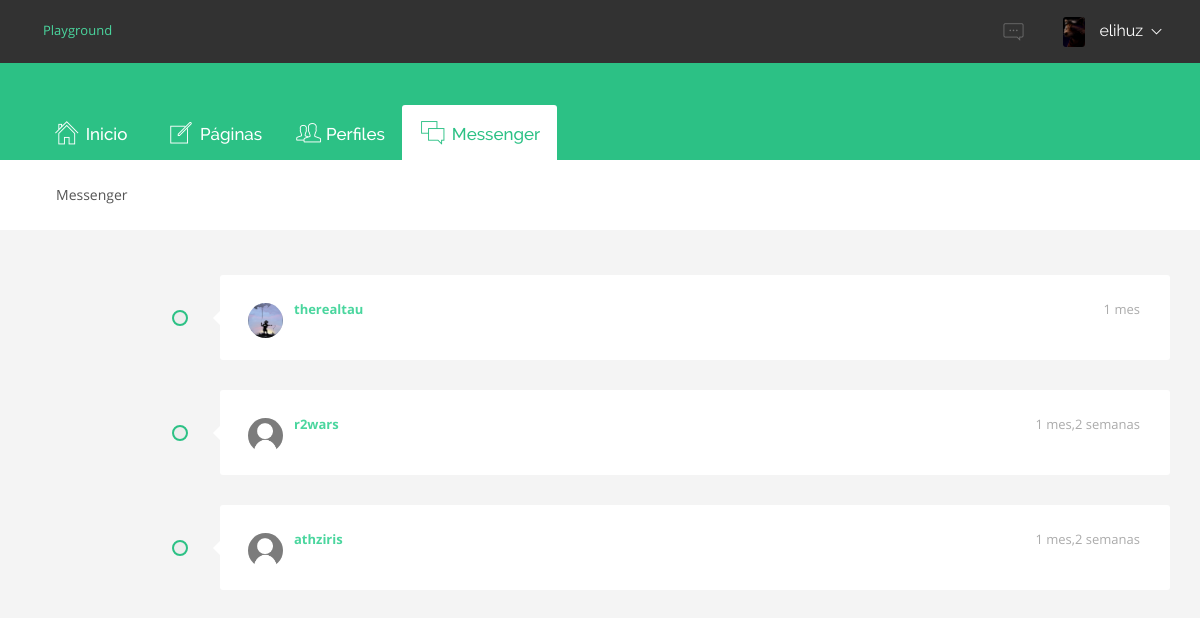
/messages (signed in), run on the app's committed database.
### registration/models.py (models this page shows)
class Profile(models.Model):
    user = models.OneToOneField(User, on_delete=models.CASCADE)
    avatar = models.ImageField(upload_to=custom_upload_to, null=True, blank=True)
    bio = models.TextField(null=True, blank=True)
    link = models.URLField(max_length=200, null=True, blank=True)
    class Meta:
        ordering = ['user__username']

### messenger/models.py (models this page shows)
class Thread(models.Model):
    users = models.ManyToManyField(User, related_name='threads')
    messages = models.ManyToManyField(Message)
    updated_at = models.DateTimeField(auto_now=True)
    objects = ThreadManager()
    class Meta:
        ordering = ['-updated_at']

class Message(models.Model):
    user = models.ForeignKey(User, on_delete=models.CASCADE)
    content = models.TextField()
    created_at = models.DateTimeField(auto_now_add=True)
    class Meta:
        ordering = ['created_at']

### messenger/views.py (the view)
# urls.py: path('messages', ThreadList.as_view(), name='messages'),
@method_decorator(login_required, name='dispatch')
class ThreadList(TemplateView):
    template_name = 'messenger/thread_list.html'

### messenger/templates/messenger/thread_list.html (shortened to what this page needs)
{% extends 'includes/index.html' %}
{% load static %}
{% block content %}
                <div class="row">
                    <div class="col-12">
                        <ul>
            {% for thread in request.user.threads.all %}
                {% if thread.messages.all|length > 0 %}
                    {% for user in thread.users.all %}
                        {% if user != request.user %}
                            <li class="timeline-item">
                                <a href="{% url 'messenger:message' thread.pk %}" rel="nofollow, noindex">
                                    <div class="timeline-content">
                                        <div class="timeline-avatar">
                                        {% if user.profile.avatar %}
                                            <img class="circle" src="{{ user.profile.avatar.url }}" alt="{{ user.username }}-avatar">
                                        {% else %}
                                            <img class="circle" src="{% static 'img/no-avatar.jpg' %}" alt="{{ user.username }}-no-avatar">
                                        {% endif %}
                                        </div>
                                        <div class="timeline-header">
                                            <span class="timeline-time">{{ thread.messages.last.created_at|timesince }}</span>
                                            <span class="timeline-autor">{{ user.username }}</span>
                                        </div>
                                    </div>
                                </a>
                            </li>
                        {% endif %}
                    {% endfor %}
                {% endif %}
            {% endfor %}
                        </ul>
                    </div>
                </div>
{% endblock %}

### core/templates/includes/navbar-top.html (shortened to what this page needs)
        <nav class="navbar navbar-expand navbar-dark mai-top-header">
            <div class="container">
                <a class="navbar" href="{% url 'home' %}">Playground</a>
            {% if request.user.is_authenticated %}
            {% load static %}
                <ul class="navbar-nav float-lg-right mai-icons-nav">
                    <li class="dropdown nav-item mai-messages">
                        <a class="nav-link dropdown-toggle" href="#" data-toggle="dropdown" rel="nofollow, noindex" role="button" aria-expanded="false"><span class="icon s7-comment"></span></a>
                    </li>
                </ul>
                <ul class="nav navbar-nav float-lg-right mai-user-nav">
                    <li class="dropdown nav-item">
                        <a class="dropdown-toggle nav-link" href="#" data-toggle="dropdown" rel="nofollow, noindex" role="button" aria-expanded="false">
                        {% if request.user.profile.avatar %}
                            <img src="{{ request.user.profile.avatar.url }}" alt="{{ request.user.username }}-avatar">
                        {% else %}
                            <img src="{% static 'img/no-avatar.jpg' %}" alt="{{ request.user.username }}-no-avatar">
                        {% endif %}
                            <span class="user-name">{{ request.user.username }}</span><span class="angle-down s7-angle-down"></span>
                        </a>
                    </li>
                </ul>
                {% endif %}
            </div>
        </nav>

### data on the page
Thread: messages.last.created_at "1 mes"
Thread: messages.last.created_at "1 mes,2 semanas"
Thread: messages.last.created_at "1 mes,2 semanas"

### other printed values
{{ request.user.username }} "elihuz"
{{ user.username }} "therealtau"
{{ user.username }} "r2wars"
{{ user.username }} "athziris"
